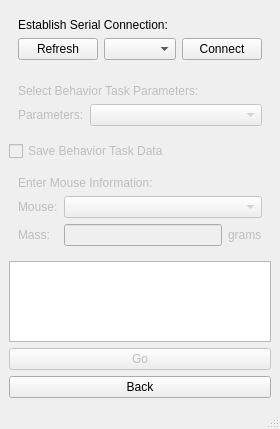
<?xml version="1.0" encoding="UTF-8"?>
<ui version="4.0">
 <class>taskSettings</class>
 <widget class="QMainWindow" name="taskSettings">
  <property name="geometry">
   <rect>
    <x>0</x>
    <y>0</y>
    <width>267</width>
    <height>429</height>
   </rect>
  </property>
  <property name="sizePolicy">
   <sizepolicy hsizetype="Preferred" vsizetype="Preferred">
    <horstretch>0</horstretch>
    <verstretch>0</verstretch>
   </sizepolicy>
  </property>
  <property name="windowTitle">
   <string>MainWindow</string>
  </property>
  <widget class="QWidget" name="centralwidget">
   <layout class="QGridLayout" name="gridLayout_4">
    <item row="6" column="0">
     <widget class="QPushButton" name="go_push_button">
      <property name="enabled">
       <bool>false</bool>
      </property>
      <property name="text">
       <string>Go</string>
      </property>
     </widget>
    </item>
    <item row="3" column="0">
     <widget class="QWidget" name="mouse_widget" native="true">
      <property name="enabled">
       <bool>false</bool>
      </property>
      <property name="sizePolicy">
       <sizepolicy hsizetype="Preferred" vsizetype="Fixed">
        <horstretch>0</horstretch>
        <verstretch>0</verstretch>
       </sizepolicy>
      </property>
      <layout class="QGridLayout" name="gridLayout_5">
       <item row="2" column="1">
        <widget class="QLineEdit" name="massLineEdit">
         <property name="sizePolicy">
          <sizepolicy hsizetype="Preferred" vsizetype="Fixed">
           <horstretch>0</horstretch>
           <verstretch>0</verstretch>
          </sizepolicy>
         </property>
        </widget>
       </item>
       <item row="2" column="0">
        <widget class="QLabel" name="massLabel">
         <property name="text">
          <string>Mass:</string>
         </property>
        </widget>
       </item>
       <item row="0" column="0" colspan="2">
        <widget class="QLabel" name="mouseInfoLabel">
         <property name="text">
          <string>Enter Mouse Information:</string>
         </property>
        </widget>
       </item>
       <item row="1" column="0">
        <widget class="QLabel" name="mouseLabel">
         <property name="sizePolicy">
          <sizepolicy hsizetype="Fixed" vsizetype="Preferred">
           <horstretch>0</horstretch>
           <verstretch>0</verstretch>
          </sizepolicy>
         </property>
         <property name="text">
          <string>Mouse:</string>
         </property>
        </widget>
       </item>
       <item row="2" column="2">
        <widget class="QLabel" name="gramsLabel">
         <property name="sizePolicy">
          <sizepolicy hsizetype="Fixed" vsizetype="Fixed">
           <horstretch>0</horstretch>
           <verstretch>0</verstretch>
          </sizepolicy>
         </property>
         <property name="text">
          <string>grams</string>
         </property>
        </widget>
       </item>
       <item row="1" column="1" colspan="2">
        <widget class="QComboBox" name="mouse_combo_box"/>
       </item>
      </layout>
     </widget>
    </item>
    <item row="0" column="0">
     <widget class="QWidget" name="serialWidget" native="true">
      <property name="sizePolicy">
       <sizepolicy hsizetype="Preferred" vsizetype="Fixed">
        <horstretch>0</horstretch>
        <verstretch>0</verstretch>
       </sizepolicy>
      </property>
      <layout class="QGridLayout" name="gridLayout_2">
       <item row="1" column="0">
        <widget class="QPushButton" name="refresh_push_button">
         <property name="sizePolicy">
          <sizepolicy hsizetype="Fixed" vsizetype="Fixed">
           <horstretch>0</horstretch>
           <verstretch>0</verstretch>
          </sizepolicy>
         </property>
         <property name="text">
          <string>Refresh</string>
         </property>
        </widget>
       </item>
       <item row="1" column="1">
        <widget class="QComboBox" name="com_combo_box"/>
       </item>
       <item row="1" column="2">
        <widget class="QPushButton" name="serial_push_button">
         <property name="sizePolicy">
          <sizepolicy hsizetype="Fixed" vsizetype="Fixed">
           <horstretch>0</horstretch>
           <verstretch>0</verstretch>
          </sizepolicy>
         </property>
         <property name="text">
          <string>Connect</string>
         </property>
        </widget>
       </item>
       <item row="0" column="0" colspan="3">
        <widget class="QLabel" name="serialLabel">
         <property name="sizePolicy">
          <sizepolicy hsizetype="Preferred" vsizetype="Fixed">
           <horstretch>0</horstretch>
           <verstretch>0</verstretch>
          </sizepolicy>
         </property>
         <property name="text">
          <string>Establish Serial Connection:</string>
         </property>
        </widget>
       </item>
      </layout>
     </widget>
    </item>
    <item row="5" column="0">
     <widget class="QTextBrowser" name="message_text_browser"/>
    </item>
    <item row="7" column="0">
     <widget class="QPushButton" name="backPushButton">
      <property name="text">
       <string>Back</string>
      </property>
     </widget>
    </item>
    <item row="2" column="0">
     <widget class="QCheckBox" name="save_data_check_box">
      <property name="enabled">
       <bool>false</bool>
      </property>
      <property name="text">
       <string>Save Behavior Task Data</string>
      </property>
      <property name="checked">
       <bool>false</bool>
      </property>
     </widget>
    </item>
    <item row="1" column="0">
     <widget class="QWidget" name="parameters_widget" native="true">
      <property name="enabled">
       <bool>false</bool>
      </property>
      <layout class="QGridLayout" name="gridLayout">
       <item row="0" column="0" colspan="2">
        <widget class="QLabel" name="label">
         <property name="text">
          <string>Select Behavior Task Parameters:</string>
         </property>
        </widget>
       </item>
       <item row="1" column="0">
        <widget class="QLabel" name="label_2">
         <property name="sizePolicy">
          <sizepolicy hsizetype="Fixed" vsizetype="Preferred">
           <horstretch>0</horstretch>
           <verstretch>0</verstretch>
          </sizepolicy>
         </property>
         <property name="text">
          <string>Parameters:</string>
         </property>
        </widget>
       </item>
       <item row="1" column="1">
        <widget class="QComboBox" name="parameters_combo_box"/>
       </item>
      </layout>
     </widget>
    </item>
   </layout>
  </widget>
  <widget class="QMenuBar" name="menubar">
   <property name="geometry">
    <rect>
     <x>0</x>
     <y>0</y>
     <width>267</width>
     <height>21</height>
    </rect>
   </property>
  </widget>
  <widget class="QStatusBar" name="statusbar"/>
 </widget>
 <resources/>
 <connections/>
</ui>
